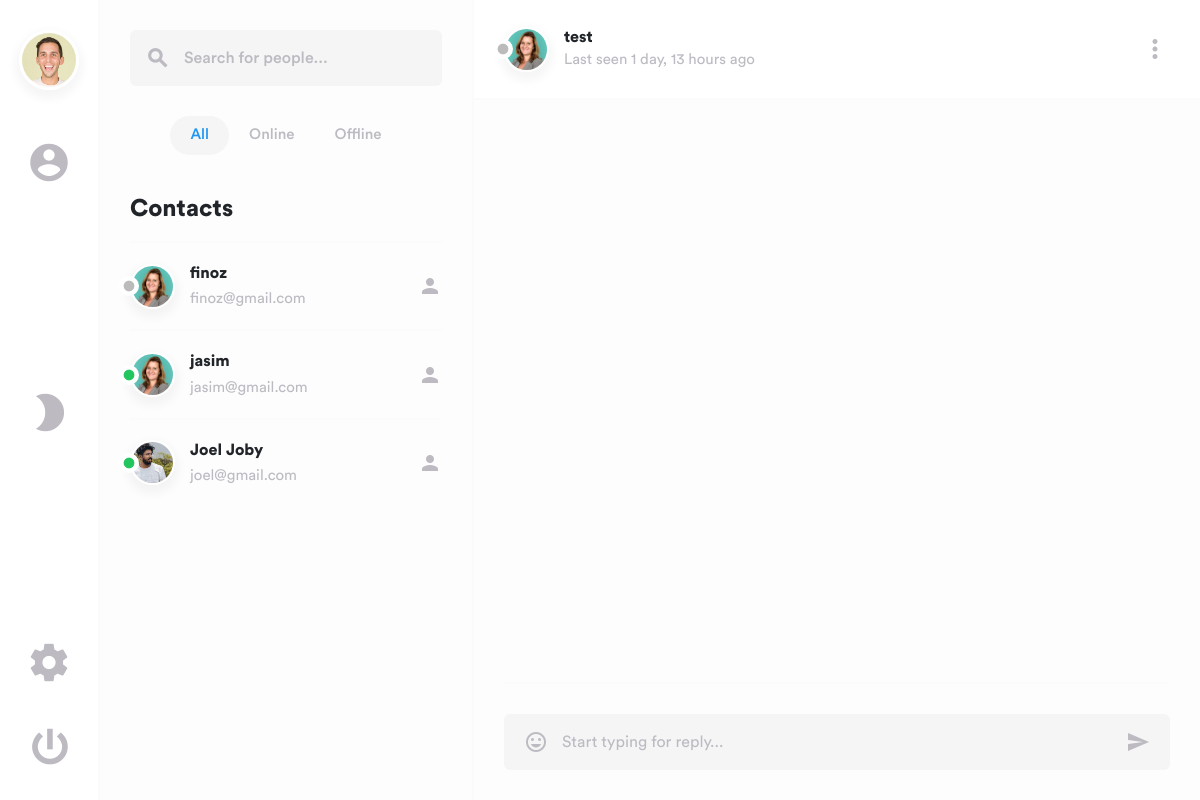
/chat/chat/1/ (signed in), run on the app's committed database.
### accounts/models.py (models this page shows, shortened)
class CustomUser(AbstractBaseUser, PermissionsMixin):
    email = models.EmailField(unique=True)
    username = models.CharField(max_length=150, unique=True)
    is_online = models.BooleanField(default=False)
    last_seen = models.DateTimeField(default=timezone.now)
    is_active = models.BooleanField(default=True)
    is_staff = models.BooleanField(default=False)
    date_joined = models.DateTimeField(default=timezone.now)
    profile_picture = models.ImageField(
        upload_to='profile_pics/',
        null=True,
        blank=True,
    )
    objects = CustomUserManager()
    USERNAME_FIELD = 'email'
    REQUIRED_FIELDS = ['username']

### chat/views.py (the view)
# urls.py: path('chat/<int:user_id>/', views.chat_with_user, name='chat_with_user'),
@login_required(login_url='login')
def chat_with_user(request, user_id):
    other_user = get_object_or_404(User, id=user_id)
    users = list(User.objects.exclude(id=request.user.id))
    Message.objects.filter(
        sender=other_user,
        receiver=request.user,
        is_read=False
    ).update(is_read=True)
    _annotate_unread(users, request.user)
    messages = Message.objects.filter(
        Q(sender=request.user, receiver=other_user) |
        Q(sender=other_user, receiver=request.user)
    ).order_by('timestamp')
    return render(request, 'chat/chat.html', {
        'users': users,
        'other_user': other_user,
        'messages': messages,
    })

### chat/views.py (called while the page is built)
def _annotate_unread(users, current_user):
    counts = dict(
        Message.objects
        .filter(receiver=current_user, is_read=False)
        .values('sender_id')
        .annotate(n=Count('id'))
        .values_list('sender_id', 'n')
    )
    for user in users:
        user.unread_count = counts.get(user.id, 0)
    return users

### chat/templates/chat/chat.html (shortened to what this page needs)
{% load static %}
<!DOCTYPE html>
<html lang="en">
<head>
    <link href="{% static 'dist/css/lib/bootstrap.min.css' %}" type="text/css" rel="stylesheet">
    <link href="{% static 'dist/css/swipe.min.css' %}" type="text/css" rel="stylesheet">
</head>
<body>
    <main>
        <div class="layout">
            <div class="navigation">
                <div class="container">
                    <div class="inside">
                        <div class="nav nav-tab menu">
                            <button class="btn" id="nav-avatar-btn">
                                <img class="avatar-xl" id="nav-avatar-img"
                                    src="{% if request.user.profile_picture %}{{ request.user.profile_picture.url }}{% else %}{% static 'dist/img/avatars/avatar-male-1.jpg' %}{% endif %}"
                                    alt="avatar">
                            </button>
                            <a href="#members" data-toggle="tab" class="active"><i
                                    class="material-icons">account_circle</i></a>
                            <button class="btn mode f-grow1" id="theme-toggle" title="Toggle dark mode"><i
                                    class="material-icons" id="theme-icon">brightness_2</i></button>
                            <a href="#settings" data-toggle="tab"><i class="material-icons">settings</i></a>
                            <form action="{% url 'logout' %}" method="post" style="display: inline;">
                                <button type="submit" class="btn power" title="Log out"><i
                                        class="material-icons">power_settings_new</i></button>
                            </form>
                        </div>
                    </div>
                </div>
            </div>
            <div class="sidebar" id="sidebar">
                <div class="container">
                    <div class="col-md-12">
                        <div class="tab-content">
                            <div class="tab-pane fade show active" id="members">
                                <div class="search">
                                    <form class="form-inline position-relative">
                                        <input type="search" class="form-control" id="people"
                                            placeholder="Search for people...">
                                        <button type="button" class="btn btn-link loop"><i
                                                class="material-icons">search</i></button>
                                    </form>
                                </div>
                                <div class="list-group sort">
                                    <button class="btn filterMembersBtn active show" data-toggle="list"
                                        data-filter="all">All</button>
                                    <button class="btn filterMembersBtn" data-toggle="list"
                                        data-filter="online">Online</button>
                                    <button class="btn filterMembersBtn" data-toggle="list"
                                        data-filter="offline">Offline</button>
                                </div>
                                <div class="contacts">
                                    <h1>Contacts</h1>
                                    <div class="list-group" id="contacts" role="tablist">
                                        {% for user in users %}
                                        <a href="{% url 'chat:chat_with_user' user.id %}"
                                            class="filterMembers all {% if user.is_online %}online{% else %}offline{% endif %} contact {% if user.id == other_user.id %}active{% endif %}">
                                            <img class="avatar-md"
                                                src="{% if user.profile_picture %}{{ user.profile_picture.url }}{% else %}{% static 'dist/img/avatars/avatar-female-1.jpg' %}{% endif %}"
                                                data-toggle="tooltip" data-placement="top" title="{{ user.username }}"
                                                alt="avatar">
                                            <div class="status">
                                                <i
                                                    class="material-icons {% if user.is_online %}online{% else %}offline{% endif %}">fiber_manual_record</i>
                                            </div>
                                            <div class="data">
                                                <h5>{{ user.username }}</h5>
                                                <p>{{ user.email }}</p>
                                            </div>
                                            <div class="person-add">
                                                <i class="material-icons">person</i>
                                            </div>
                                        </a>
                                        {% empty %}
                                        <p>No other users found.</p>
                                        {% endfor %}
                                    </div>
                                </div>
                            </div>
                        </div>
                    </div>
                </div>
            </div>
            <div class="main">
                <div class="tab-content" id="nav-tabContent">
                    <div class="babble tab-pane fade active show" id="list-chat" role="tabpanel">
                        <div class="chat" id="chat1">
                            <div class="top">
                                <div class="container">
                                    <div class="col-md-12">
                                        <div class="inside">
                                            <a href="#"><img class="avatar-md"
                                                    src="{% if other_user.profile_picture %}{{ other_user.profile_picture.url }}{% else %}{% static 'dist/img/avatars/avatar-female-1.jpg' %}{% endif %}"
                                                    data-toggle="tooltip" data-placement="top"
                                                    title="{{ other_user.username }}" alt="avatar"></a>
                                            <div class="status">
                                                <i
                                                    class="material-icons {% if other_user.is_online %}online{% else %}offline{% endif %}">fiber_manual_record</i>
                                            </div>
                                            <div class="data">
                                                <h5><a href="#">{{ other_user.username }}</a></h5>
                                                {% if other_user.is_online %}
                                                <span class="status-online">Active now</span>
                                                {% else %}
                                                <span class="status-offline">
                                                    Last seen {{ other_user.last_seen|timesince }} ago
                                                </span>
                                                {% endif %}
                                            </div>
                                            <div class="dropdown">
                                                <button class="btn" data-toggle="dropdown" aria-haspopup="true"
                                                    aria-expanded="false"><i
                                                        class="material-icons md-30">more_vert</i></button>
                                            </div>
                                        </div>
                                    </div>
                                </div>
                            </div>
                            <div class="content" id="content">
                            </div>
                            <div class="container">
                                <div class="col-md-12">
                                    <div class="bottom">
                                        <form class="position-relative w-100" id="chat-form">
                                            <textarea class="form-control" placeholder="Start typing for reply..."
                                                rows="1" id="message-input"></textarea>
                                            <button type="button" class="btn emoticons" id="emoji-btn"><i
                                                    class="material-icons">insert_emoticon</i></button>
                                            <button type="submit" class="btn send"><i
                                                    class="material-icons">send</i></button>
                                        </form>
                                    </div>
                                </div>
                            </div>
                        </div>
                    </div>
                </div>
            </div>
        </div>
    </main>
</body>
</html>

### chat/templates/chat/chat.html (style rules this page uses)
.material-icons.online { color: #22c55e !important; }
.contact .person-add { position: relative; display: flex; align-items: center; gap: 6px; }
body, .navigation, .sidebar, .main, .chat, .top, .content, .bottom, .text, .contacts, .settings, .profile, .category, .title, .form-control, .list-group-item, a, .data h5, .data p, span, .dropdown-menu, .dropdown-item, input, textarea, .search { transition: background-color .25s ease, color .25s ease, border-color .25s ease, box-shadow .25s ease; }

### data on the page
CustomUser: is_online False (drawn), username "finoz", email "finoz@gmail.com"
CustomUser: is_online True (drawn), username "jasim", email "jasim@gmail.com"
CustomUser: profile_picture (picture), is_online True (drawn), username "Joel Joby", email "joel@gmail.com"
CustomUser: username (picture), username "test", last_seen "1 day, 13 hours"
